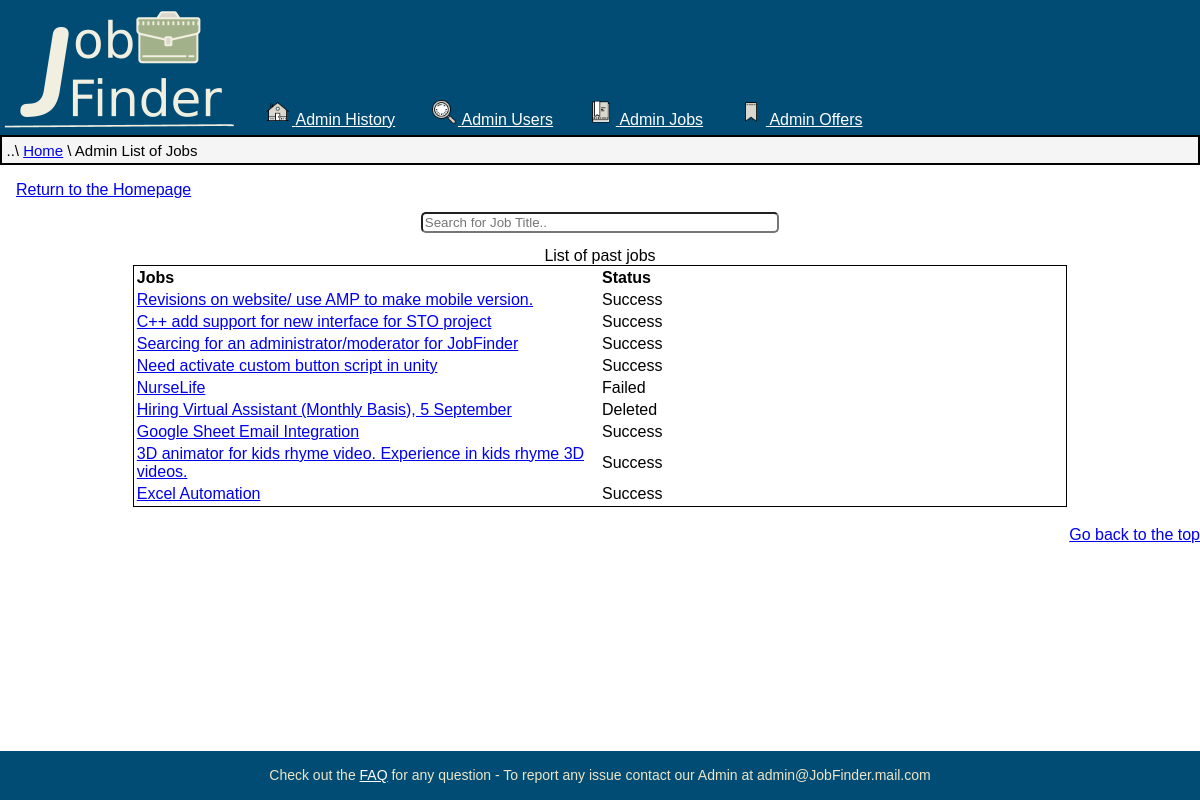
/PHP/AdminJobs.php (signed in), run on the app's committed database.
### tables this page shows
CREATE TABLE `past_jobs` (
  `Code_job` int(10) UNSIGNED NOT NULL,
  `Code_user` int(10) UNSIGNED DEFAULT NULL,
  `Code_winner` int(10) UNSIGNED DEFAULT NULL,
  `Status` enum('Deleted','Success','Failed') NOT NULL,
  `Date` datetime NOT NULL,
  `Title` varchar(128) NOT NULL,
  `Description` varchar(4096) NOT NULL,
  `Tipology` enum('Fulltime','Onetime','Urgent','Recruiter') DEFAULT NULL,
  `Payment` tinyint(1) NOT NULL,
  `P_min` int(6) NOT NULL,
  `P_max` int(6) NOT NULL,
  `Expiring` datetime NOT NULL
);

### PHP/DBAccess.php (called while the page is built, shortened)
<?php
class DBAccess {
	private $connection;
	public function openDBConnection(){
		$this->connection = mysqli_connect(DBAccess::HOST_DB, DBAccess::USERNAME, DBAccess::PASSWORD, DBAccess::DBNAME);
		if(!$this->connection){
			echo("connessione al DB fallita: ".mysqli_connect_errno());
			return false;
		}
		else
			return true;
	}
  public function getPastJobs() {
    $queryResult  = mysqli_query($this->connection, 'SELECT Title, Code_job, Status FROM past_jobs;');
		if(mysqli_num_rows($queryResult) == 0)
			return null;
		else {
			$result=array();
			while($row=mysqli_fetch_assoc($queryResult))
			array_push($result, $row);
			return $result;
    }
  }
}
?>

### PHP/AdminJobs.php (the view, shortened to what this page needs)
<?php
require_once 'DBAccess.php';
if(isset($_SESSION['Admin'])) {
  $DBAccess = new DBAccess();
  $url = '..'. DIRECTORY_SEPARATOR .'HTML'. DIRECTORY_SEPARATOR .'Admin.html';
  $pagina = file_get_contents($url);
	$listaJobs = $DBAccess->getPastJobs();
  $urltabella = '..'. DIRECTORY_SEPARATOR .'HTML'. DIRECTORY_SEPARATOR .'Elements'. DIRECTORY_SEPARATOR .'TableAdminJob.html';
  $tabella = file_get_contents($urltabella);
  $contenuto ='';
  if(isset($listaJobs)){
    foreach($listaJobs as $U)
    {
      $contenuto .= '<tr><td><a href="ViewJob.php?Code_job='.trim($U["Code_job"]).'">'.trim($U["Title"]).'</a></td>
      <td>'.trim($U["Status"]).'</td></tr>';
    }
  }
  $tabella = str_replace('{{value}}',$contenuto,$tabella);
  $tabella = str_replace('{{elem}}','past jobs',$tabella);
  $pagina = str_replace('{{Page}}','List of Jobs',$pagina);
  $pagina = str_replace('{{element}}','Job Title',$pagina);
  $pagina = str_replace('<admin>',$tabella,$pagina);
  echo $pagina;
}
else
	header("Location:Welcome.php");
?>

### CSS/StyleSheet.css (style rules this page uses)
:root { --background: #ECE5C7; --linksOnBlue: #F4E3AE; --links: #0000EE; --visitedLinks: #800080; --color: #004C75; --subcolor: #3A5782; --content: #fff; --black: #000; --darkWhite: #d1d9e6; --shadow: #999; --correct: #44c244; --error: #d4110b; }
html { width: 100%; background-color: var(--background); }
html, body { min-height: 94vh; }
body { background-color: var(--content); font-family:Tahoma, sans-serif; margin:auto; padding-bottom: 3%; max-width: 1200px; overflow-x: hidden; }
main { padding: 1em; margin-bottom: 1em; }
a.goTop { display: block; width: 100%; text-align: end; padding: 1em; }
p { line-height: 1.5em; }
a { color: var(--links) }
header { background-color: var(--color); display: flex; align-items: flex-end; }
header img#Logo { width: 20%; }
header ul { margin:auto; list-style-type: none; margin: 0; padding: 0; }
header ul li { display:inline-block; padding: 0.4em; margin-left: 1em; }
header ul li a:link { margin-bottom: 0.2em; color: var(--content); }
header img.icons { width:1.5em; height:1.5em; padding-right :0.15em; vertical-align: text-bottom; }
nav.breadcrumb { font-size: 0.9375em; padding: 0.3em; background-color:whitesmoke; border-width: 0em; border: solid 2px var(--black); }
footer { position: fixed; bottom: 0; min-height: 5%; width: 100%; text-align:center; background-color: var(--color); max-width: 1200px; margin: auto; z-index:5; }
footer#footer p { display: inline-block; font-size: 0.875em; color: var(--background); }
footer#footer a:link { color: var(--content); }
input { border-radius: 5px; display: block; margin-bottom: 0.5em; }
img.icons { width: 1.5em; height: 1.5em; display: inline-block; padding: 0.2em; }
table.AdminTable { border: 1px solid var(--black); border-collapse: separate; width: 80%; margin: auto; margin-bottom: 0.2em; }
table.AdminTable th, table.AdminTable td { text-align: start; }
table.AdminTable .doubleCol { width: 50%; }
input#search { width: 30%; margin: auto; margin-top: 1em; margin-bottom: 1em; }

### CSS/Print.css (style rules this page uses)
html { width: 100%; margin: 0; float: none; font-size: 1em; }
header, header > img { display: none; }
ul#menu, ul#menu img { display: none; }
nav.breadcrumb { display: none; }
footer#footer, footer#footer img { display: none; }
table { width: 100%; }
table { margin-top: 10%; margin-bottom: 10%; }
.goTop { display: none; }

### data on the page
past_jobs: Title "Revisions on website/ use AMP to make mobile version.", Status "Success"
past_jobs: Title "C++ add support for new interface for STO project", Status "Success"
past_jobs: Title "Searcing for an administrator/moderator for JobFinder", Status "Success"
past_jobs: Title "Need activate custom button script in unity", Status "Success"
past_jobs: Title "NurseLife", Status "Failed"
past_jobs: Title "Hiring Virtual Assistant (Monthly Basis), 5 September", Status "Deleted"
past_jobs: Title "Google Sheet Email Integration", Status "Success"
past_jobs: Title "3D animator for kids rhyme video. Experience in kids rhyme 3D videos.", Status "Success"
past_jobs: Title "Excel Automation", Status "Success"
